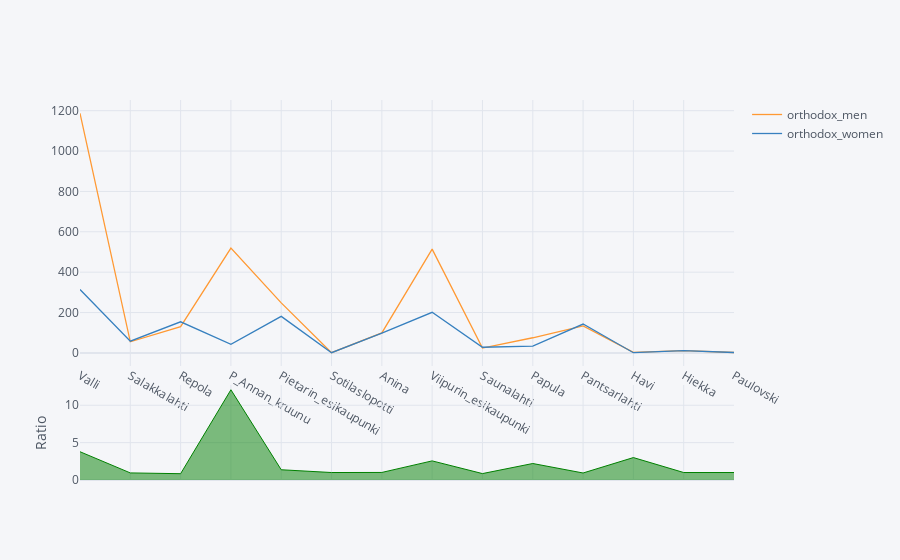

Notebook cell for this chart:
### Code cell
import cufflinks as cf
cf.set_config_file(world_readable=True, theme='pearl', offline=True)

fig = districts[['orthodox_men', 'orthodox_women']].iplot(
    # title="Ortodoksit sukupuolittain ja kaupunginosittain",
    kind='ratio',
)

### Figure 1 — Plotly figure (JSON) as saved in the notebook; plotly's stock layout.template omitted (floating-point values rounded to 4 significant figures)
{"data": [{"line": {"color": "rgba(255, 153, 51, 1.0)", "dash": "solid", "shape": "linear", "width": 1.3}, "mode": "lines", "name": "orthodox_men", "text": "", "x": ["Valli", "Salakkalahti", "Repola", "P_Annan_kruunu", "Pietarin_esikaupunki", "Sotilaslopotti", "Anina", "Viipurin_esikaupunki", "Saunalahti", "Papula", "Pantsarlahti", "Havi", "Hiekka", "Paulovski"], "y": [1187, 55, 130, 519, 248, 1, 99, 514, 24, 75, 134, 3, 11, 2], "type": "scatter"}, {"line": {"color": "rgba(55, 128, 191, 1.0)", "dash": "solid", "shape": "linear", "width": 1.3}, "mode": "lines", "name": "orthodox_women", "text": "", "x": ["Valli", "Salakkalahti", "Repola", "P_Annan_kruunu", "Pietarin_esikaupunki", "Sotilaslopotti", "Anina", "Viipurin_esikaupunki", "Saunalahti", "Papula", "Pantsarlahti", "Havi", "Hiekka", "Paulovski"], "y": [314, 58, 154, 43, 181, 1, 98, 201, 28, 34, 143, 1, 11, 2], "type": "scatter"}, {"connectgaps": false, "fill": "tozeroy", "line": {"color": "rgba(0, 128, 0, 1.0)", "dash": "solid", "shape": "linear", "width": 1}, "mode": "lines", "name": "Ratio", "showlegend": false, "x": ["Valli", "Salakkalahti", "Repola", "P_Annan_kruunu", "Pietarin_esikaupunki", "Sotilaslopotti", "Anina", "Viipurin_esikaupunki", "Saunalahti", "Papula", "Pantsarlahti", "Havi", "Hiekka", "Paulovski"], "xaxis": "x2", "y": [3.78, 0.9483, 0.8442, 12.07, 1.37, 1.0, 1.01, 2.557, 0.8571, 2.206, 0.9371, 3.0, 1.0, 1.0], "yaxis": "y2", "type": "scatter"}], "layout": {"hovermode": "x", "legend": {"bgcolor": "#F5F6F9", "font": {"color": "#4D5663"}}, "paper_bgcolor": "#F5F6F9", "plot_bgcolor": "#F5F6F9", "title": {"font": {"color": "#4D5663"}}, "xaxis": {"gridcolor": "#E1E5ED", "showgrid": true, "tickfont": {"color": "#4D5663"}, "title": {"font": {"color": "#4D5663"}, "text": ""}, "zerolinecolor": "#E1E5ED"}, "yaxis": {"domain": [0.3, 1], "gridcolor": "#E1E5ED", "showgrid": true, "tickfont": {"color": "#4D5663"}, "title": {"font": {"color": "#4D5663"}, "text": ""}, "zerolinecolor": "#E1E5ED"}, "yaxis2": {"domain": [0, 0.25], "gridcolor": "#E1E5ED", "showgrid": true, "tickfont": {"color": "#4D5663"}, "title": {"font": {"color": "#4D5663"}, "text": "Ratio"}, "zerolinecolor": "#E1E5ED"}, "xaxis2": {"anchor": "y2", "gridcolor": "#E1E5ED", "showgrid": true, "showticklabels": false, "tickfont": {"color": "#4D5663"}, "title": {"font": {"color": "#4D5663"}, "text": ""}, "zerolinecolor": "#E1E5ED"}}}
